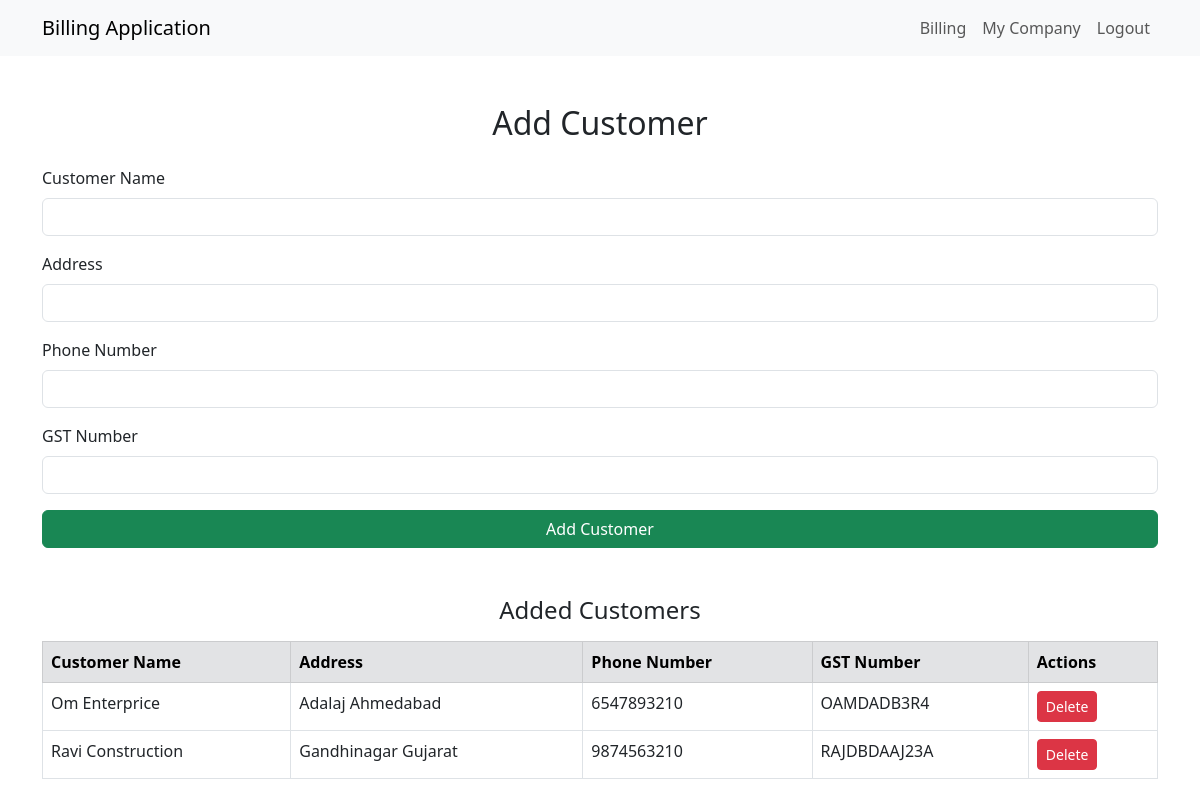
The app's page /bill/add_customer/ with its own data.
### bill/models.py (models this page shows, shortened)
class Customer(models.Model):
    name = models.CharField(max_length=255)
    address = models.TextField()
    phone = models.CharField(max_length=15)
    gst_number = models.CharField(max_length=15)

### bill/views.py (the view, shortened to what this page needs)
# urls.py: path('add_customer/', views.add_customer_view, name='add_customer'),
def add_customer_view(request):
    customers = Customer.objects.all()
    return render(request, 'add_customer.html', {'customers': customers})

### bill/templates/add_customer.html (shortened to what this page needs)
<!DOCTYPE html>
<html lang="en">
<head>
    <link href="https://cdn.jsdelivr.net/npm/bootstrap@5.3.0/dist/css/bootstrap.min.css" rel="stylesheet">
</head>
<body>
    <nav class="navbar navbar-expand-lg navbar-light bg-light">
        <div class="container">
            <a class="navbar-brand" href="#">Billing Application</a>
            <div class="collapse navbar-collapse" id="navbarNav">
                <ul class="navbar-nav ms-auto">
                    <li class="nav-item">
                        <a class="nav-link" href="{% url 'bill' %}">Billing</a>
                    </li>
                    <li class="nav-item">
                        <a class="nav-link" href="{% url 'my_company' %}">My Company</a>
                    </li>
                    <li class="nav-item">
                        <a class="nav-link" href="{% url 'logout' %}">Logout</a>
                    </li>
                </ul>
            </div>
        </div>
    </nav>
    <div class="container mt-5">
        <h2 class="text-center mb-4">Add Customer</h2>
        <form method="post">
            <div class="mb-3">
                <label for="customer_name" class="form-label">Customer Name</label>
                <input type="text" class="form-control" id="customer_name" name="customer_name" required>
            </div>
            <div class="mb-3">
                <label for="address" class="form-label">Address</label>
                <input type="text" class="form-control" id="address" name="address" required>
            </div>
            <div class="mb-3">
                <label for="phone" class="form-label">Phone Number</label>
                <input type="text" class="form-control" id="phone" name="phone" required>
            </div>
            <div class="mb-3">
                <label for="gst_number" class="form-label">GST Number</label>
                <input type="text" class="form-control" id="gst_number" name="gst_number" required>
            </div>
            <button type="submit" class="btn btn-success w-100">Add Customer</button>
        </form>
        <div class="mt-5">
            <h4 class="text-center mb-3">Added Customers</h4>
            <table class="table table-bordered">
                <thead class="table-secondary">
                    <tr>
                        <th>Customer Name</th>
                        <th>Address</th>
                        <th>Phone Number</th>
                        <th>GST Number</th>
                        <th>Actions</th>
                    </tr>
                </thead>
                <tbody>
                    {% for customer in customers %}
                    <tr>
                        <td>{{ customer.name }}</td>
                        <td>{{ customer.address }}</td>
                        <td>{{ customer.phone }}</td>
                        <td>{{ customer.gst_number }}</td>
                        <td>
                            <form method="post" action="{% url 'delete_customer' customer.id %}" style="display:inline;">
                                <button type="submit" class="btn btn-danger btn-sm">Delete</button>
                            </form>
                        </td>
                    </tr>
                    {% empty %}
                    <tr>
                        <td colspan="5" class="text-center">No customers added yet.</td>
                    </tr>
                    {% endfor %}
                </tbody>
            </table>
        </div>
    </div>
</body>
</html>

### records on screen
Customer: name "Om Enterprice", address "Adalaj Ahmedabad", phone "6547893210", gst_number "OAMDADB3R4"
Customer: name "Ravi Construction", address "Gandhinagar Gujarat", phone "9874563210", gst_number "RAJDBDAAJ23A"
